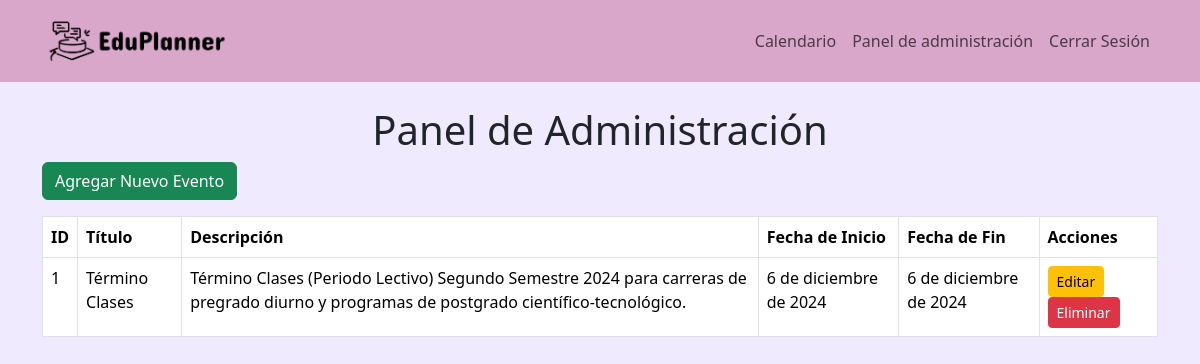
The app's page /panel-admin/ (signed in), older data.
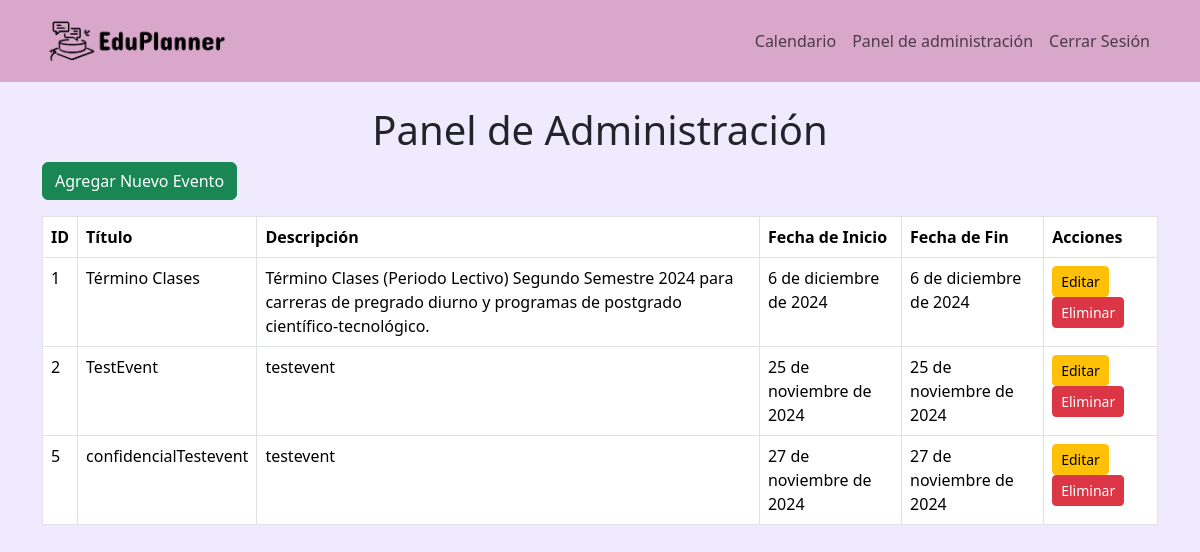
The same page, newer data.
### Calendar/models.py (models this page shows, shortened)
class EventosAcademicos(models.Model):
    LISTA_TIPOS = {
        "1": "1. Inicio de Semestre",
        "2": "2. Fin de Semestre",
        "3": "3. Inicio de Inscripción de Asignaturas",
        "4": "4. Fin de Inscripción de Asignaturas",
        "5": "5. Receso Académico",
        "6": "6. Feriado Nacional", # Default 4 Feriados
        "7": "7. Feriado Regional",
        "8": "8. Inicio de Plazos de Solicitudes Administrativas",
        "9": "9. Fin de Plazos de Solicitudes Administrativas",
        "10": "10. Inicio de Plazos para la Gestión de Beneficios",
        "11": "11. Fin de Plazos para la Gestión de Beneficios",
        "12": "12. Ceremonia de Titulación o Graduación",
        "13": "13. Reunión de Consejo Académico",
        "14": "14. Talleres y Charlas",
        "15": "15. Día de Orientación para Nuevos Estudiantes",
        "16": "16. Eventos Extracurriculares",
        "17": "17. Inicio de Clases",
        "18": "18. Último Día de Clases",
        "19": "19. Día de Puertas Abiertas",
        "20": "20. Suspensión de Actividades Completa",
        "21": "21. Suspensión de Actividades Parcial",
    }
    titulo = models.CharField(max_length=200)
    descripcion = models.TextField(blank=True)
    fecha_inicio = models.DateField()
    fecha_fin = models.DateField()
    tipo = models.CharField(max_length=3, choices=LISTA_TIPOS.items())
    confidencial = models.BooleanField(default=False)

### eduplanner/views.py (the view)
# urls.py: path('panel-admin/', views.panel_admin, name='panel_admin'),
@login_required
def panel_admin(request):
    if request.user.groups.filter(name='Académicos').exists() or request.user.groups.filter(name='Comité Académico').exists():
        eventos = EventosAcademicos.objects.all()
        return render(request, 'panel_admin.html', {'eventos': eventos})
    else:
        return redirect('pag_principal')

### eduplanner/context_processors.py (called while the page is built)
def verificar_autorizacion(request):
    if request.user.is_authenticated:
        autorizacion = request.user.groups.filter(name__in=['Académicos', 'Comité Académico']).exists()
    else:
        autorizacion = False
    return {'autorizacion': autorizacion}

### eduplanner/templates/panel_admin.html (shortened to what this page needs)
{% extends 'base.html' %}
{% block content %}
<div class="container">
    <br>
    <h1 class="text-center">Panel de Administración</h1>
    <a href="{% url 'agregar_evento' %}" class="btn btn-success mb-3">Agregar Nuevo Evento</a>
    <table class="table table-bordered">
        <thead>
            <tr>
                <th>ID</th>
                <th>Título</th>
                <th>Descripción</th>
                <th>Fecha de Inicio</th>
                <th>Fecha de Fin</th>
                <th>Acciones</th>
            </tr>
        </thead>
        <tbody>
            {% for evento in eventos %}
            <tr>
                <td>{{ evento.id }}</td>
                <td>{{ evento.titulo }}</td>
                <td>{{ evento.descripcion }}</td>
                <td>{{ evento.fecha_inicio }}</td>
                <td>{{ evento.fecha_fin }}</td>
                <td>
                    <a href="{% url 'editar_evento' evento.id %}" class="btn btn-warning btn-sm">Editar</a>
                    <a href="{% url 'eliminar_evento' evento.id %}" class="btn btn-danger btn-sm">Eliminar</a>
                </td>
            </tr>
            {% endfor %}
        </tbody>
    </table>
</div>
{% endblock %}

Row changes from the older to the newer data that the page shows:
added EventosAcademicos: id "2", titulo "TestEvent", descripcion "testevent", fecha_inicio "25 de noviembre de 2024", fecha_fin "25 de noviembre de 2024"
added EventosAcademicos: id "5", titulo "confidencialTestevent", descripcion "testevent", fecha_inicio "27 de noviembre de 2024", fecha_fin "27 de noviembre de 2024"
